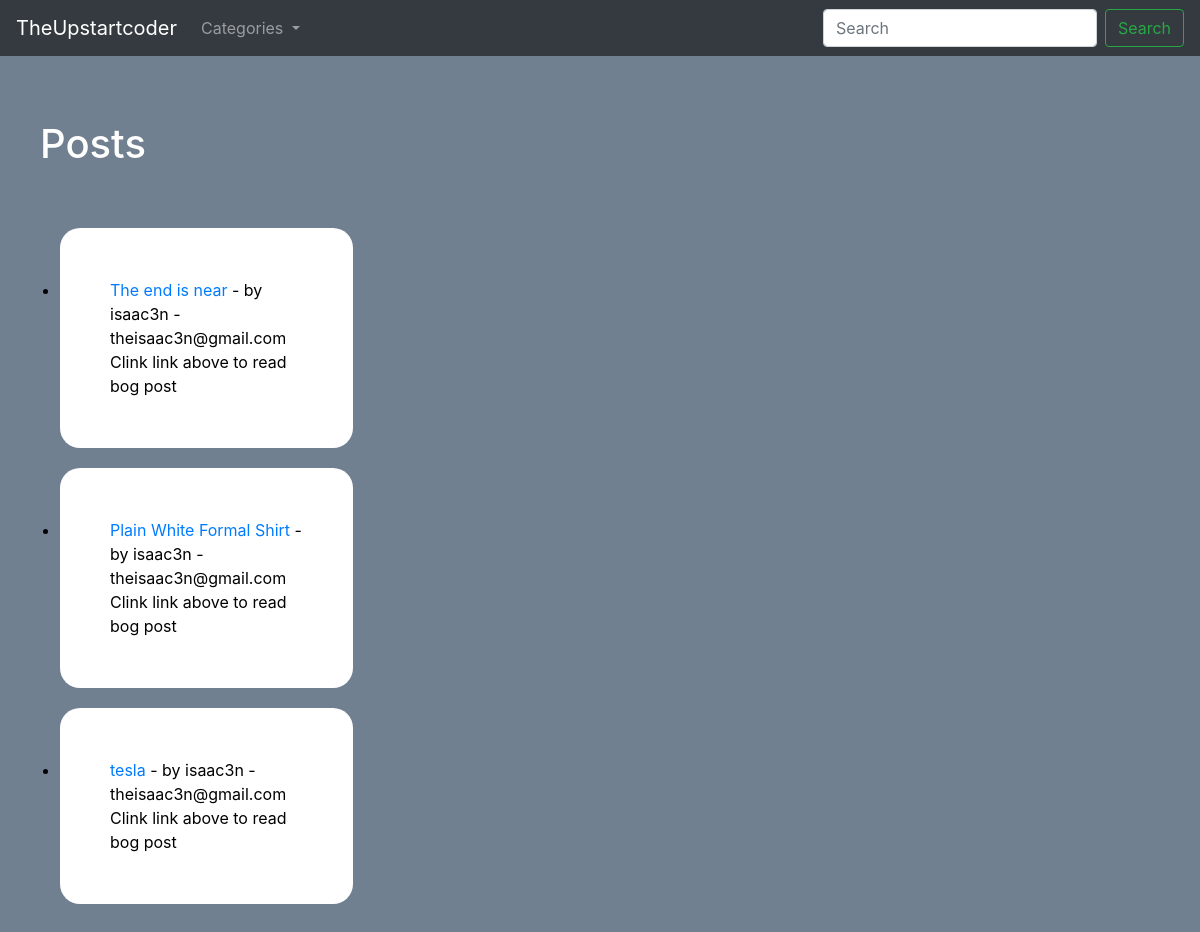
The app's page /, older data.
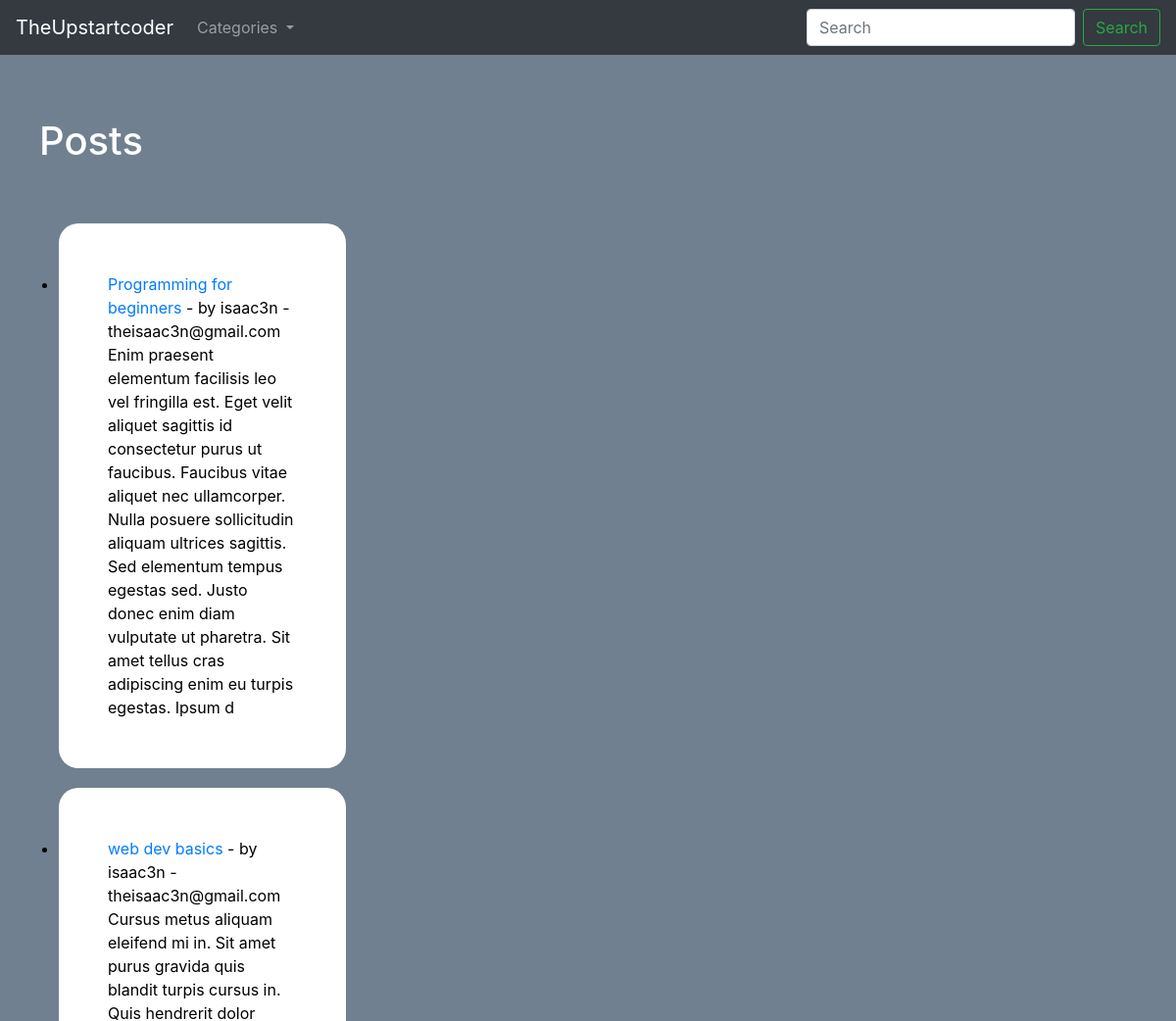
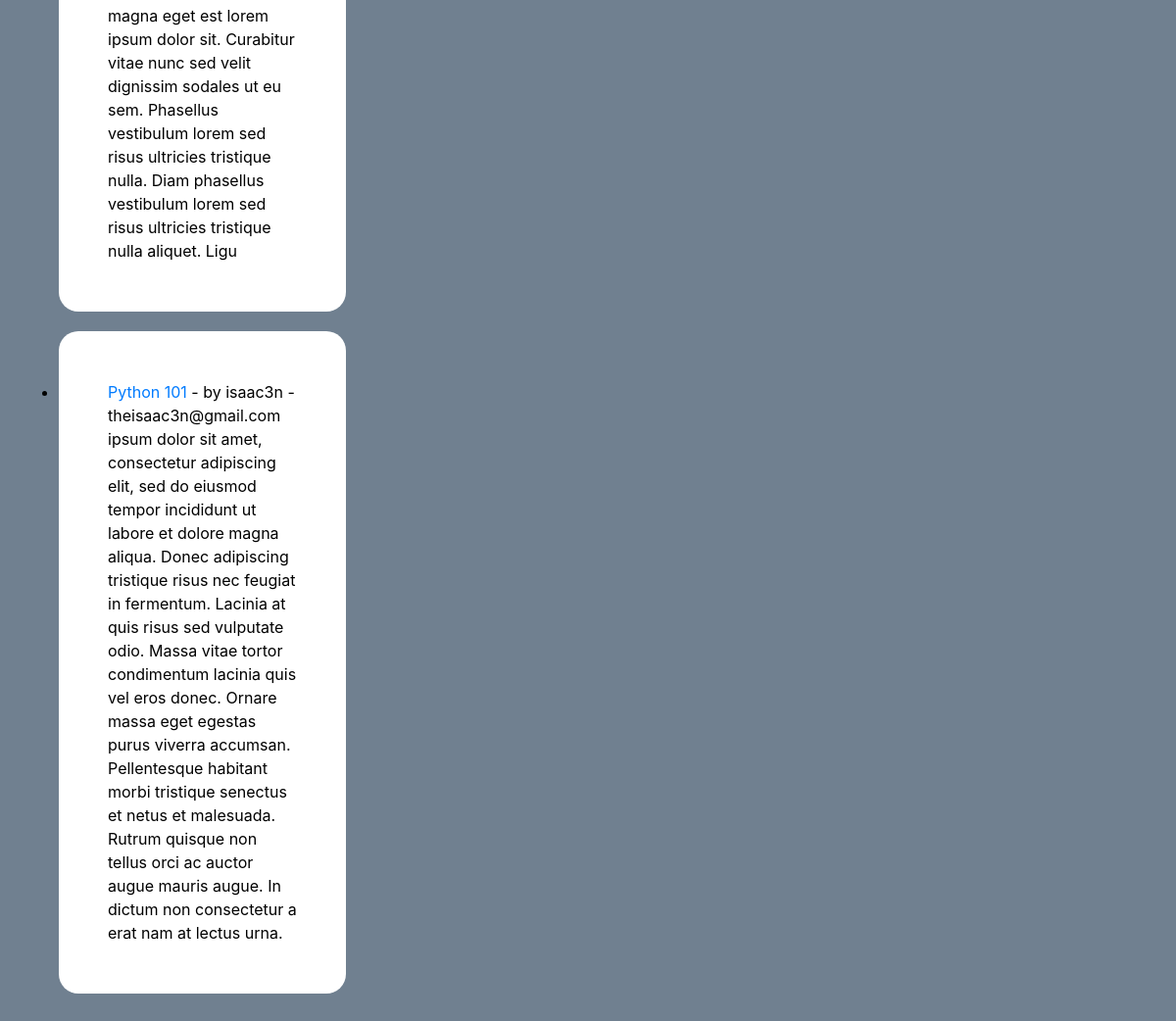
The same page, newer data (2 pictures, top to bottom).
### myblog/models.py (models this page shows, shortened)
class Post(models.Model):
    title = models.CharField(max_length=255)
    header_image =models.ImageField(null=True, blank=True, upload_to='images/')
    title_tag = models.CharField(max_length=25, default='TheUpstartcoder')
    author = models.ForeignKey(User, on_delete=models.CASCADE)
    body = RichTextField(blank=True, null=True)
    pub_date =models.DateField(auto_now_add=True)
    category = models.CharField( max_length=255, default="coding")
    snippet = models.CharField( max_length=1000)
    likes = models.ManyToManyField(User, related_name='blog_posts')

### myblog/views.py (the view)
# urls.py: path('', HomeView.as_view(), name ="home"),
class HomeView(ListView):
    model = Post
    template_name = 'home.html'
    ordering = ['-pub_date']
    paginate_by = 3
    def get_context_data(self, *args, **kwargs):
        cat_menu = Category.objects.all()
        context = super(HomeView, self).get_context_data(*args, **kwargs)
        context['cat_menu'] = cat_menu
        return context

### myblog/models.py (called while the page is built)
    def __str__(self):
        return self.name

### myblog/templates/home.html
{% extends 'base.html' %}
{% block content %}
<div class="container" >
    <h1 style="color: white;">Posts</h1>
    <div class = "main">
        <ul>
        {% for post in object_list %}
            <li class = "item-container"><a href="{% url 'articles' post.pk %} "> {{post.title }} </a>- by {{ post.author }} - {{ post.author.email }}<br>
                {{ post.snippet }}</li>
        {% endfor %}
        </ul>
    </div>
</div>
{% endblock %}

### myblog/templates/base.html (shortened to what this page needs)
{% load static %}
<!doctype html>
<html lang="en">
  <head>
    <link rel="stylesheet" href="https://stackpath.bootstrapcdn.com/bootstrap/4.3.1/css/bootstrap.min.css">
    <link rel="stylesheet" href="{% static 'styles.css' %} ">
  </head>
  <body>
    {% include 'navbar.html' %}
    <br>
    <div class = 'container'>
        {% block content %}
        {% endblock %}
    </div>
  </body>
</html>

### myblog/templates/navbar.html (shortened to what this page needs)
<nav class="navbar navbar-expand-lg navbar-dark bg-dark">
    <a class="navbar-brand" href="{% url 'home' %}">TheUpstartcoder</a>
    <div class="collapse navbar-collapse" id="navbarSupportedContent">
      <ul class="navbar-nav mr-auto">
        {% if cat_menu %}
        <li class="nav-item dropdown">
          <a class="nav-link dropdown-toggle" href="#" id="navbarDropdown" role="button" data-toggle="dropdown" aria-haspopup="true" aria-expanded="false">
            Categories
          </a>
        </li>
        {% else %}
          <li class="nav-item">
            <a class="nav-link" href="{% url 'category-list' %}">Categories</a>
          </li>
        {% endif %}
      </ul>
      <form class="form-inline my-2 my-lg-0" action="{% url 'search_results' %}" method="get">
        <input class="form-control mr-sm-2" name = 'q'  type="search" placeholder="Search" aria-label="Search">
        <button class="btn btn-outline-success my-2 my-sm-0" type="submit">Search</button>
      </form>
    </div>
  </nav>

### static/styles.css (style rules this page uses)
* { margin: 0; padding: 0; box-sizing: border-box; }
html { box-sizing: border-box; font-family: Arial, Helvetica, sans-serif; font-size: 16px; }
*, *:before, *:after { box-sizing: inherit; }
body { color: #000000; background: #708090; }
.item-container { background-color: #fff; color: black; padding: 50px; border-radius: 20px; margin: 20px; grid-template-columns: repeat(auto-fill, minmax(350px, 1fr)); }
.main { width: 100%; display: grid; grid-template-columns: repeat(auto-fill, minmax(250px, 1fr)); column-gap: 60px; row-gap: 30px; margin-top: 40px; }
.container { width: 100%; margin: 40px auto; padding: 5px; padding-top: 0%; padding-left: 5px; position: relative; }

Row changes from the older to the newer data that the page shows:
removed Post: title "The end is near", author "isaac3n", author.email "theisaac3n@gmail.com", snippet "Clink link above to read bog post"
removed Post: title "Plain White Formal Shirt", author "isaac3n", author.email "theisaac3n@gmail.com", snippet "Clink link above to read bog post"
removed Post: title "tesla", author "isaac3n", author.email "theisaac3n@gmail.com", snippet "Clink link above to read bog post"
added Post: title "Programming for beginners", author "isaac3n", author.email "theisaac3n@gmail.com", snippet "Enim praesent elementum facilisis leo vel fringilla est. Eget velit aliquet sagittis id consectetur purus ut faucibus. Faucibus vitae aliquet nec ullamcorper. Nulla posuere sollicitudin aliquam ultrices sagittis. Sed elementum tempus egestas sed. Justo donec enim diam vulputate ut pharetra. Sit amet tellus cras adipiscing enim eu turpis egestas. Ipsum d"
added Post: title "web dev basics", author "isaac3n", author.email "theisaac3n@gmail.com", snippet "Cursus metus aliquam eleifend mi in. Sit amet purus gravida quis blandit turpis cursus in. Quis hendrerit dolor magna eget est lorem ipsum dolor sit. Curabitur vitae nunc sed velit dignissim sodales ut eu sem. Phasellus vestibulum lorem sed risus ultricies tristique nulla. Diam phasellus vestibulum lorem sed risus ultricies tristique nulla aliquet. Ligu"
added Post: title "Python 101", author "isaac3n", author.email "theisaac3n@gmail.com", snippet "ipsum dolor sit amet, consectetur adipiscing elit, sed do eiusmod tempor incididunt ut labore et dolore magna aliqua. Donec adipiscing tristique risus nec feugiat in fermentum. Lacinia at quis risus sed vulputate odio. Massa vitae tortor condimentum lacinia quis vel eros donec. Ornare massa eget egestas purus viverra accumsan. Pellentesque habitant morbi tristique senectus et netus et malesuada. Rutrum quisque non tellus orci ac auctor augue mauris augue. In dictum non consectetur a erat nam at lectus urna."
